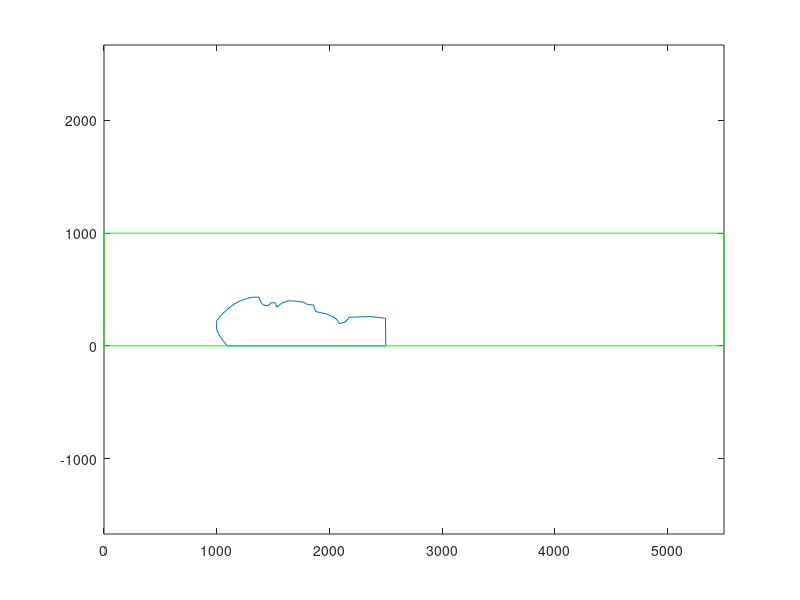

MATLAB code to generate this figure: (Note: this script raises an error after producing the figure.)
 function data_processing
%
% Read data from "biofilm1.txt"
%
% Generate the data files for the SPH simulation

fileID = fopen('biofilm.txt','r');

formatSpec = '%f %f';

sizeA = [2 Inf];
A = fscanf(fileID,formatSpec, sizeA);

%% Read x- and y- coordinates
vx_file = A(1, :);
vy_file = A(2, :);

% x_min = 0;
x_max = max(vx_file);
% y_min = 0;
y_max = max(vy_file);

% Normolization the coordinates
vx = vx_file;
vy = y_max - vy_file;

plot (vx, vy);

%% Transfer to physical coordinates
% % % L = 1886.75 - 19.25;
% % % dL = 1852.25 - 1616.75;
% % % % L = 1891 - 19;
% % % % dL = 1852 - 1618;
% % % ruler = 250; %um
% % % L_mu = L/dL*ruler
L_mu = 2000; %Length of the domain (um)
vx_mu = vx/x_max * L_mu;
vy_mu = vy/x_max * L_mu;

x_max_mu = L_mu;
% y_max_mu = L_mu*3/8;
y_max_mu = L_mu*4/8;
x_min_mu = 0;
y_min_mu = 0;

shift = 500; % um
vx_mu = vx_mu + shift;
x_max_mu = x_max_mu + 7*shift;

bord_x = [x_min_mu, x_min_mu, x_max_mu, x_max_mu, x_min_mu];
bord_y = [y_min_mu, y_max_mu, y_max_mu, y_min_mu, y_min_mu];

vx_mu = [vx_mu vx_mu(1)];
vy_mu = [vy_mu vy_mu(1)];

figure (1)
plot(vx_mu, vy_mu);
hold on
plot(bord_x, bord_y, 'g');
axis equal 

SPH_particle(vx_mu, vy_mu, bord_x, bord_y);
